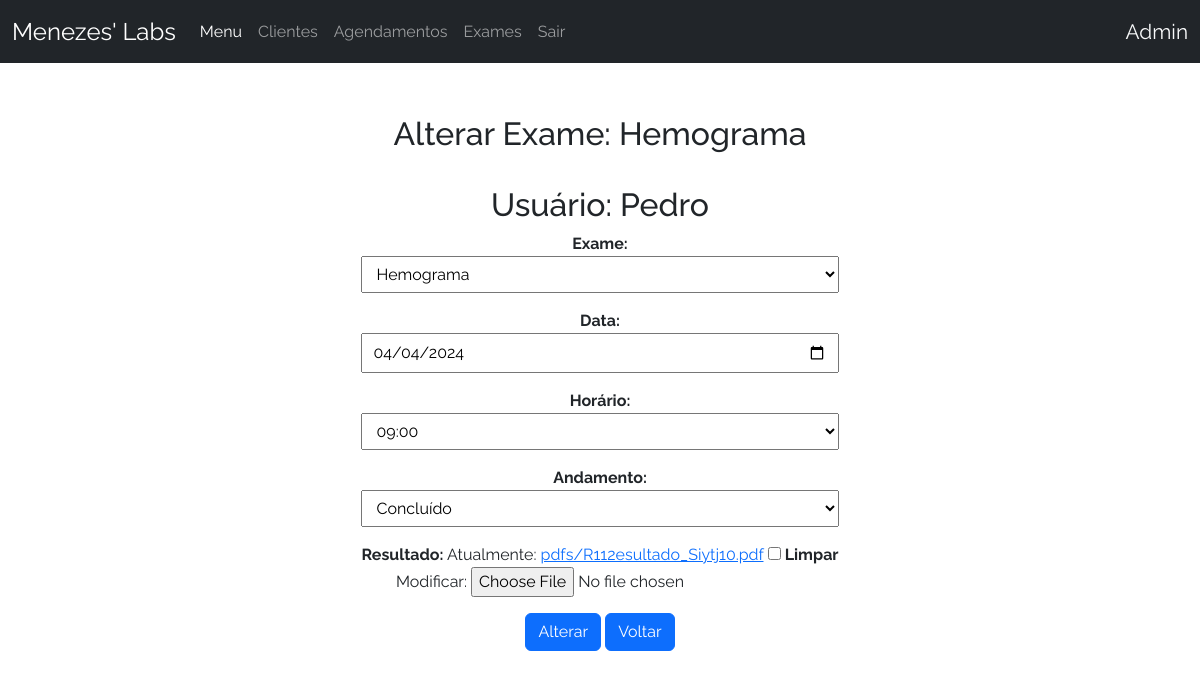
The app's page /alterar/17/ (signed in) with its own data.
### crud/models.py (models this page shows, shortened)
class Base(models.Model):
    criado = models.DateTimeField(verbose_name ='Criado em',auto_now_add=True)
    modificado = models.DateTimeField(verbose_name ='Modificado em',auto_now=True)
    ativo = models.BooleanField(verbose_name ='Ativo?',default=True)
    class Meta:
        abstract = True

class AgendamentoExame(Base):
    exame = models.ForeignKey(Exame,verbose_name='Exame',on_delete=models.CASCADE)
    data = models.DateField('Data',auto_now=False,auto_now_add=False)
    usuario = models.ForeignKey(User,verbose_name='Usuário',on_delete=models.CASCADE)
    HORARIO_CHOICES = (
    ('07:00', '07:00'),
    ('08:00', '08:00'),
    ('09:00', '09:00'),
    ('10:00', '10:00'),
    ('11:00', '11:00'),
    ('13:00', '13:00'),
    ('14:00', '14:00'),
    ('15:00', '15:00'),
    ('16:00', '16:00'),
    ('17:00', '17:00'),
)
    ANDAMENTO_CHOICES = (
        ('Agendado', 'Agendado'),
        ('Realizado', 'Realizado'),
        ('Enviado ao laboratório', 'Enviado ao laboratório'),
        ('Concluído', 'Concluído'),
        ('Cancelado', 'Cancelado'),
    )
    horario = models.CharField(verbose_name ='Horário', max_length = 5 ,choices=HORARIO_CHOICES)
    andamento = models.CharField(verbose_name ='Andamento',max_length=30,choices=ANDAMENTO_CHOICES,default='Agendado')
    resultado = models.FileField('Resultado',upload_to='pdfs/',null=True,blank=True)
    class Meta:
        verbose_name = 'Agendamento'
        verbose_name_plural = 'Agendamentos'
        ordering = ['data','horario']

class Exame(Base):
    nome = models.CharField('Nome',max_length=100)
    def __str__(self):
        return self.nome
    class Meta:
        verbose_name = 'Exame'
        verbose_name_plural = 'Exames'
        ordering = ['nome']

### crud/views.py (the view, shortened to what this page needs)
# urls.py: path('alterar/<int:pk>/', AdminUpdateView.as_view(), name='update_admin'),
class AdminUpdateView(UserPassesTestMixin, UpdateView):
    template_name = 'adm/agendamento/update.html'
    model = AgendamentoExame
    form_class = AdminAgendamentoExameForm
    context_object_name = 'agendamentos'
    success_url = reverse_lazy('admin')
    def test_func(self):
        return self.request.user.is_superuser

### crud/forms.py (shortened to what this page needs)
class AdminAgendamentoExameForm(forms.ModelForm):
    class Meta:
        model = AgendamentoExame
        fields = ['exame','data','horario','andamento','resultado']
        widgets = {
            'data': forms.TextInput(attrs={'class': 'form-floating', 'type': 'date'}),
            'exame': forms.Select(attrs={'class': 'form-floating'}),
            'horario': forms.Select(attrs={'class': 'form-floating'}),
            'andamento': forms.Select(attrs={'class': 'form-floating'}),
            'resultado': forms.ClearableFileInput(attrs={'class': 'form-floating'}),
        }

### crud/templates/adm/agendamento/update.html (shortened to what this page needs)
{% extends 'base.html' %}
{% block content %}
<div class="create">
    <h1 style="margin: 4vh 0;">Alterar Exame: {{agendamentos.exame}}</h1>
    <h2>Usuário: {{agendamentos.usuario|capfirst}}</h2>
    <form id="alterar-form" method="POST" enctype="multipart/form-data">
        {{form.as_p}}
        <button type="submit" class="btn btn-primary">Alterar</button>
        <a href="{% url 'admin' %}" class="btn btn-primary" >Voltar</a>
        <br>
    </form>
</div>
{% endblock %}

### crud/templates/componentes/navbar.html (shortened to what this page needs)
<nav class="navbar navbar-expand-lg navbar-dark bg-dark">
  <div class="container-fluid">
    <a class="navbar-brand" style="font-size: 1.5em;" href="{% url 'index' %}">Menezes' Labs</a>
    <div class="collapse navbar-collapse" id="navbarText">
      <ul class="navbar-nav me-auto mb-2 mb-lg-0">
        <li class="nav-item">
          <a class="nav-link active" aria-current="page" href="{% url 'index' %}">
            {% if user.is_superuser %}
              Menu
            {% else %}
              Meus exames
            {% endif %}
          </a>
        </li>
        {% if user.is_superuser %}
        <li class="nav-item">
          <a class="nav-link" href="{% url 'usuarios_admin' %}">Clientes</a>
        </li>
          <li class="nav-item">
            <a class="nav-link" href="{% url 'admin' %}">Agendamentos</a>
          </li>
          <li class="nav-item">
            <a class="nav-link" href="{% url 'exames_admin' %}">Exames</a>
          </li>
        {% endif %}
        {% if user.is_authenticated %}
          <li class="nav-item">
            <a class="nav-link" href="{% url 'account_logout' %}">Sair</a>
          </li>
        {% endif %}
      </ul>
      {% if user.is_authenticated %}
        <span class="navbar-text text-light ms-auto" style="font-size: 1.3em;">
          {{ user|capfirst }}
        </span>
      {% else %}
        <span class="navbar-text text-light ms-auto" style="font-size: 1.3em;">
          <a class="nav-link" href="{% url 'account_login' %}">Entrar</a>
        </span>
      {% endif %}
    </div>
  </div>
</nav>

### crud/static/styles.css (style rules this page uses)
* { font-family: "Raleway", sans-serif; font-optical-sizing: auto; font-weight: 400; font-style: normal; }
.create { display: flex; flex-direction: column; align-items: center; text-align: center; }
.create h1 { font-size: 4vh; }
.create select { padding: 7px 10px; width: 100%; }
.create input[type="date"] { padding: 6px 10px; width: 100%; }
.create label { font-size: 2vh; font-weight: bold; }

### records on screen
AgendamentoExame: exame "Hemograma", usuario "Pedro", data "04/04/2024", horario "09:00", andamento "Concluído"

### other values on screen
{{ user|capfirst }} "Admin"
